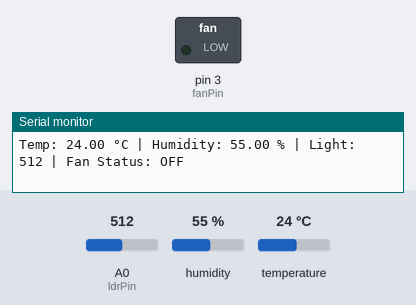
A sketch run on a simulated Arduino Uno, built with avr-gcc and run on an emulated ATmega328P. Shown: switched loads named in the sketch (green lamp = pin HIGH), the last lines printed to the serial monitor. Inputs (shaded band) come from the test bench; at power-on: temperature 24 °C, A0 (ldrPin) = 512, humidity 55 %.

Above: at 2.8 s.
2.9 s: temperature set to 29.2 °C
5.6 s: temperature set to 30.6 °C
At 6.6 s:
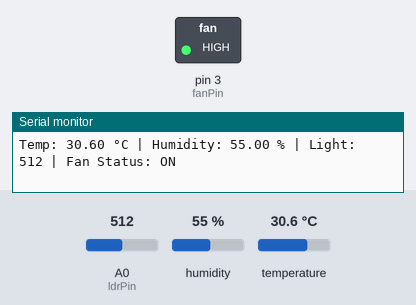
8.3 s: temperature set to 12 °C
At 11.2 s:
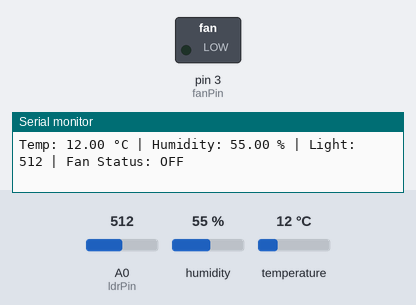
11.5 s: temperature set to 33 °C
At 13.3 s:
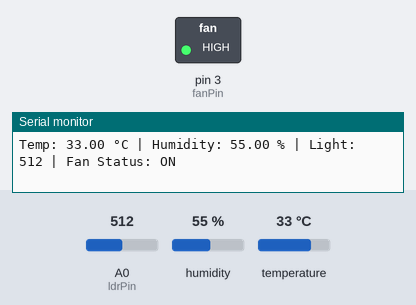
Timing chart, 0 to 14.8 s (numbered marks = the images above; inputs shaded):
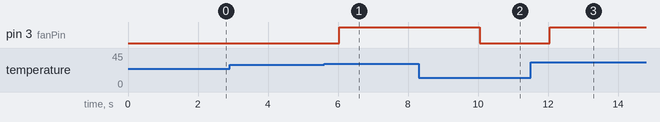

Measured:
- the behaviour switches between 30 and 30.1 °C on temperature (found by bisection; images 0 and 1)
- after the input at 5.6 s, pin 3 (fanPin): LOW → HIGH after 0.43 s
- after the input at 8.3 s, pin 3 (fanPin): HIGH → LOW after 1.7 s
- after the input at 11.5 s, pin 3 (fanPin): LOW → HIGH after 0.56 s

The sketch:

sketch.ino
```cpp
#include <DHT.h>

// Sensor Pin Definitions
#define DHTPIN 2          // DHT22 Data pin connected to Digital Pin 2
#define DHTTYPE DHT22     // Using the DHT22 sensor
DHT dht(DHTPIN, DHTTYPE);

const int ldrPin = A0;    // Photoresistor (LDR) connected to Analog Pin A0

// Actuator Pin Definition
const int fanPin = 3;     // MOSFET control pin connected to Digital Pin 3

// Temperature Threshold for Fan Activation
const float TEMP_THRESHOLD = 30.0; // Fan turns on when temp is above 30.0°C

void setup() {
  // Initialize Serial communication at 9600 baud rate
  Serial.begin(9600);

  // Initialize DHT sensor
  dht.begin();

  // Configure the MOSFET control pin as an OUTPUT
  pinMode(fanPin, OUTPUT);
  digitalWrite(fanPin, LOW); // Start with the fan OFF
}

void loop() {
  // Read values from the DHT22
  float temperature = dht.readTemperature();
  float humidity = dht.readHumidity();

  // Read analog value from the Photoresistor (0 to 1023)
  int lightLevel = analogRead(ldrPin);

  // Check if DHT22 read failed (isnan stands for "is Not a Number")
  if (isnan(temperature) || isnan(humidity)) {
    Serial.println("Failed to read from DHT22 sensor!");
  } else {
    // Print reading results to the Serial Monitor
    Serial.print("Temp: ");
    Serial.print(temperature);
    Serial.print(" °C | Humidity: ");
    Serial.print(humidity);
    Serial.print(" % | Light: ");
    Serial.print(lightLevel);

    // --- Fan Control Logic ---
    if (temperature > TEMP_THRESHOLD) {
      digitalWrite(fanPin, HIGH); // Send 5V to the MOSFET SIG pin to turn fan ON
      Serial.println(" | Fan Status: ON");
    } else {
      digitalWrite(fanPin, LOW);  // Send 0V to the MOSFET SIG pin to turn fan OFF
      Serial.println(" | Fan Status: OFF");
    }
  }

  // Wait 2 seconds before taking the next reading
  delay(2000);
}
```
